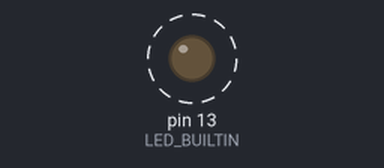
This sketch was run on a simulated Arduino Uno, built with avr-gcc and run on an emulated ATmega328P. On the bench: output pins drawn as LEDs (lit = HIGH). Dashed ring = blinking.

Above: at 0.05 s.
Timing chart, 0 to 3.0 s (numbered marks = the images above):
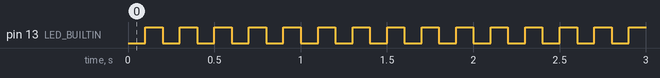

Measured:
- by itself, pin 13 (LED_BUILTIN): alternates HIGH for 0.10 s and LOW for 0.10 s

The sketch:

ejer_01_autoblink.ino
```cpp
int LED_state = LOW;
unsigned long previousMillis = 0;
const long interval = 100;

void setup() {
  pinMode(LED_BUILTIN, OUTPUT);
}

void loop(){
  unsigned long currentMillis = millis();
  if(currentMillis - previousMillis >= interval) {
    previousMillis = currentMillis;
    if (LED_state == LOW)
      LED_state = HIGH;
    else
      LED_state = LOW;
    digitalWrite(LED_BUILTIN, LED_state);
  }
}
```
